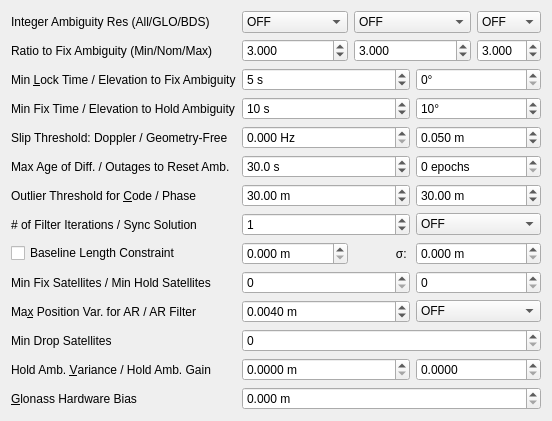
     <widget class="QWidget" name="tabSettings2">
      <attribute name="title">
       <string>Setting&amp;2</string>
      </attribute>
      <layout class="QGridLayout" name="gridLayout_2">
       <item row="2" column="4">
        <widget class="QDoubleSpinBox" name="sBValidThresARMax">
         <property name="toolTip">
          <string>&lt;html&gt;&lt;head/&gt;&lt;body&gt;&lt;p&gt;Set the nominal integer ambiguity validation threshold for ʺratio‐testʺ, which uses the ratio of squared residuals of the best integer vector to the second‐best vector. (option: &lt;span style=&quot; font-style:italic;&quot;&gt;pos2-arthres6&lt;/span&gt;).&lt;/p&gt;&lt;p&gt;If min and max values are set equal to the nominal value then the ratio is fixed, else the ratio will be adjusted by the number of satellites. The nominal value is used for 8 satellite pairs and is adjusted lower as the number of satellites increases and higher as it decreases .&lt;/p&gt;&lt;/body&gt;&lt;/html&gt;</string>
         </property>
         <property name="decimals">
          <number>3</number>
         </property>
         <property name="value">
          <double>3.000000000000000</double>
         </property>
        </widget>
       </item>
       <item row="0" column="1">
        <widget class="QComboBox" name="cBAmbiguityResolution">
         <property name="toolTip">
          <string>&lt;html&gt;&lt;head/&gt;&lt;body&gt;&lt;p&gt;Define integer ambiguity resolution strategy (option &lt;span style=&quot; font-style:italic;&quot;&gt;pos2-armode&lt;/span&gt;)&lt;/p&gt;&lt;/body&gt;&lt;/html&gt;</string>
         </property>
         <item>
          <property name="text">
           <string>OFF</string>
          </property>
         </item>
         <item>
          <property name="text">
           <string>Continuous</string>
          </property>
         </item>
         <item>
          <property name="text">
           <string>Instantaneous</string>
          </property>
         </item>
         <item>
          <property name="text">
           <string>Fix and Hold</string>
          </property>
         </item>
        </widget>
       </item>
       <item row="16" column="3" colspan="2">
        <widget class="QDoubleSpinBox" name="sBBaselineSig">
         <property name="toolTip">
          <string>&lt;html&gt;&lt;head/&gt;&lt;body&gt;&lt;p&gt;Define the standard deviation of the baseline length constraint in moving‐base mode (option: &lt;span style=&quot; font-style:italic;&quot;&gt;pos2-basesig).&lt;/span&gt;&lt;/p&gt;&lt;/body&gt;&lt;/html&gt;</string>
         </property>
         <property name="suffix">
          <string> m</string>
         </property>
         <property name="decimals">
          <number>3</number>
         </property>
         <property name="maximum">
          <double>1000000.000000000000000</double>
         </property>
        </widget>
       </item>
       <item row="2" column="0">
        <widget class="QLabel" name="LabelRatio">
         <property name="text">
          <string>Ratio to Fix Ambiguity (Min/Nom/Max)</string>
         </property>
         <property name="buddy">
          <cstring>sBValidThresARMin</cstring>
         </property>
        </widget>
       </item>
       <item row="18" column="1" colspan="2">
        <widget class="QDoubleSpinBox" name="sBMaxPositionVarAR">
         <property name="toolTip">
          <string>&lt;html&gt;&lt;head/&gt;&lt;body&gt;&lt;p&gt;Maximum position variance for ambiguity resolution (option: &lt;span style=&quot; font-style:italic;&quot;&gt;pos2-arthres1&lt;/span&gt;).&lt;/p&gt;&lt;/body&gt;&lt;/html&gt;</string>
         </property>
         <property name="suffix">
          <string> m</string>
         </property>
         <property name="decimals">
          <number>4</number>
         </property>
         <property name="value">
          <double>0.004000000000000</double>
         </property>
        </widget>
       </item>
       <item row="0" column="0">
        <widget class="QLabel" name="Label25">
         <property name="text">
          <string>Integer Ambiguity Res (All/GLO/BDS)</string>
         </property>
         <property name="buddy">
          <cstring>cBAmbiguityResolution</cstring>
         </property>
        </widget>
       </item>
       <item row="5" column="1" colspan="2">
        <widget class="QSpinBox" name="sBLockCountFixAmbiguity">
         <property name="toolTip">
          <string>&lt;html&gt;&lt;head/&gt;&lt;body&gt;&lt;p&gt;Define the minimum lock count to fix integer ambiguity. If the lock count is less than the value, the ambiguity is excluded from the fixed integer vector (option: &lt;span style=&quot; font-style:italic;&quot;&gt;pos2-arlockcnt&lt;/span&gt;).&lt;/p&gt;&lt;/body&gt;&lt;/html&gt;</string>
         </property>
         <property name="suffix">
          <string> s</string>
         </property>
         <property name="maximum">
          <number>3600</number>
         </property>
         <property name="value">
          <number>5</number>
         </property>
        </widget>
       </item>
       <item row="7" column="0">
        <widget class="QLabel" name="LabelHold">
         <property name="text">
          <string>Min Fix Time / Elevation to Hold Ambiguity</string>
         </property>
         <property name="buddy">
          <cstring>sBFixCountHoldAmbiguity</cstring>
         </property>
        </widget>
       </item>
       <item row="17" column="1" colspan="2">
        <widget class="QSpinBox" name="sBMinFixSats">
         <property name="toolTip">
          <string>&lt;html&gt;&lt;head/&gt;&lt;body&gt;&lt;p&gt;Minimum ambiguities required for fix (option: &lt;span style=&quot; font-style:italic;&quot;&gt;pos2-minfixsats&lt;/span&gt;).&lt;/p&gt;&lt;/body&gt;&lt;/html&gt;</string>
         </property>
        </widget>
       </item>
       <item row="16" column="1">
        <widget class="QDoubleSpinBox" name="sBBaselineLen">
         <property name="toolTip">
          <string>&lt;html&gt;&lt;head/&gt;&lt;body&gt;&lt;p&gt;Define the constraint of the baseline length in moving‐base mode (option: &lt;span style=&quot; font-style:italic;&quot;&gt;pos2-baselen).&lt;/span&gt;&lt;/p&gt;&lt;/body&gt;&lt;/html&gt;</string>
         </property>
         <property name="suffix">
          <string> m</string>
         </property>
         <property name="decimals">
          <number>3</number>
         </property>
         <property name="maximum">
          <double>1000000.000000000000000</double>
         </property>
        </widget>
       </item>
       <item row="0" column="4">
        <widget class="QComboBox" name="cBAmbiguityResolutionBDS">
         <property name="toolTip">
          <string>&lt;html&gt;&lt;head/&gt;&lt;body&gt;&lt;p&gt;Define integer ambiguity resolution strategy for BDS (option &lt;span style=&quot; font-style:italic;&quot;&gt;pos2-bdsarmode&lt;/span&gt;)&lt;/p&gt;&lt;/body&gt;&lt;/html&gt;</string>
         </property>
         <item>
          <property name="text">
           <string>OFF</string>
          </property>
         </item>
         <item>
          <property name="text">
           <string>ON</string>
          </property>
         </item>
        </widget>
       </item>
       <item row="9" column="3" colspan="2">
        <widget class="QDoubleSpinBox" name="sBSlipThreshold">
         <property name="toolTip">
          <string>&lt;html&gt;&lt;head/&gt;&lt;body&gt;&lt;p&gt;Define the cycle‐slip threshold of geometry‐free LC carrier‐phase difference between epochs (option: &lt;span style=&quot; font-style:italic;&quot;&gt;pos2-slipthres&lt;/span&gt;)&lt;/p&gt;&lt;/body&gt;&lt;/html&gt;</string>
         </property>
         <property name="suffix">
          <string> m</string>
         </property>
         <property name="decimals">
          <number>3</number>
         </property>
         <property name="value">
          <double>0.050000000000000</double>
         </property>
        </widget>
       </item>
       <item row="16" column="2">
        <widget class="QLabel" name="label">
         <property name="text">
          <string>σ: </string>
         </property>
         <property name="alignment">
          <set>Qt::AlignmentFlag::AlignRight|Qt::AlignmentFlag::AlignTrailing|Qt::AlignmentFlag::AlignVCenter</set>
         </property>
         <property name="buddy">
          <cstring>sBBaselineSig</cstring>
         </property>
        </widget>
       </item>
       <item row="18" column="0">
        <widget class="QLabel" name="label_6">
         <property name="text">
          <string>Ma&amp;x Position Var. for AR / AR Filter</string>
         </property>
         <property name="buddy">
          <cstring>sBMaxPositionVarAR</cstring>
         </property>
        </widget>
       </item>
       <item row="11" column="1" colspan="2">
        <widget class="QDoubleSpinBox" name="sBMaxAgeDifferences">
         <property name="toolTip">
          <string>&lt;html&gt;&lt;head/&gt;&lt;body&gt;&lt;p&gt;Define the maximum value of age of differential between the rover and the base station (option: &lt;span style=&quot; font-style:italic;&quot;&gt;pos2-maxage&lt;/span&gt;) &lt;/p&gt;&lt;/body&gt;&lt;/html&gt;</string>
         </property>
         <property name="suffix">
          <string> s</string>
         </property>
         <property name="decimals">
          <number>1</number>
         </property>
         <property name="maximum">
          <double>3600.000000000000000</double>
         </property>
         <property name="value">
          <double>30.000000000000000</double>
         </property>
        </widget>
       </item>
       <item row="5" column="3" colspan="2">
        <widget class="QDoubleSpinBox" name="sBElevationMaskAR">
         <property name="toolTip">
          <string>&lt;html&gt;&lt;head/&gt;&lt;body&gt;&lt;p&gt;Define the minimum elevation angle to fix integer ambiguity. If the elevation angle is less than the value, the ambiguity is excluded from the fixed integer vector (option: &lt;span style=&quot; font-style:italic;&quot;&gt;pos2-arelmask&lt;/span&gt;).&lt;/p&gt;&lt;/body&gt;&lt;/html&gt;</string>
         </property>
         <property name="suffix">
          <string>°</string>
         </property>
         <property name="decimals">
          <number>0</number>
         </property>
         <property name="maximum">
          <double>90.000000000000000</double>
         </property>
        </widget>
       </item>
       <item row="0" column="2" colspan="2">
        <widget class="QComboBox" name="cBAmbiguityResolutionGLO">
         <property name="toolTip">
          <string>&lt;html&gt;&lt;head/&gt;&lt;body&gt;&lt;p&gt;Define integer ambiguity resolution strategy for Glonass (option &lt;span style=&quot; font-style:italic;&quot;&gt;pos2-gloarmode&lt;/span&gt;)&lt;/p&gt;&lt;/body&gt;&lt;/html&gt;</string>
         </property>
         <item>
          <property name="text">
           <string>OFF</string>
          </property>
         </item>
         <item>
          <property name="text">
           <string>ON</string>
          </property>
         </item>
         <item>
          <property name="text">
           <string>Auto Calibration</string>
          </property>
         </item>
         <item>
          <property name="text">
           <string>Fix and Hold</string>
          </property>
         </item>
        </widget>
       </item>
       <item row="9" column="1" colspan="2">
        <widget class="QDoubleSpinBox" name="sBDopplerThreshold">
         <property name="toolTip">
          <string>&lt;html&gt;&lt;head/&gt;&lt;body&gt;&lt;p&gt;Set the cycle-slip threshold (Hz) of difference between doppler and carrier phase difference between epochs, 0 = disabled (option: &lt;span style=&quot; font-style:italic;&quot;&gt;pos2-dopthres).&lt;/span&gt;&lt;/p&gt;&lt;/body&gt;&lt;/html&gt;</string>
         </property>
         <property name="suffix">
          <string> Hz</string>
         </property>
         <property name="decimals">
          <number>3</number>
         </property>
        </widget>
       </item>
       <item row="21" column="1" colspan="4">
        <widget class="QDoubleSpinBox" name="sBGlonassHwBias">
         <property name="toolTip">
          <string>&lt;html&gt;&lt;head/&gt;&lt;body&gt;&lt;p&gt;Set relative GLONASS hardware bias in meters per frequency slot. Used only when pos2-gloarmode is&lt;/p&gt;&lt;p&gt;set to “autocal” and is used to specify the interchannel bias between two different receiver manufacturers  (option: &lt;span style=&quot; font-style:italic;&quot;&gt;pos2-arthres2&lt;/span&gt;).&lt;/p&gt;&lt;/body&gt;&lt;/html&gt;</string>
         </property>
         <property name="suffix">
          <string> m</string>
         </property>
         <property name="decimals">
          <number>3</number>
         </property>
        </widget>
       </item>
       <item row="13" column="1" colspan="2">
        <widget class="QDoubleSpinBox" name="sBRejectCode">
         <property name="toolTip">
          <string>&lt;html&gt;&lt;head/&gt;&lt;body&gt;&lt;p&gt;Set the reject threshold of GDOP (option: &lt;span style=&quot; font-style:italic;&quot;&gt;pos2-rejgdop&lt;/span&gt;). &lt;/p&gt;&lt;p&gt;If the GDOP is over the value, the observable is excluded for the estimation process as an outlier.&lt;/p&gt;&lt;/body&gt;&lt;/html&gt;</string>
         </property>
         <property name="suffix">
          <string> m</string>
         </property>
         <property name="decimals">
          <number>2</number>
         </property>
         <property name="maximum">
          <double>1000.000000000000000</double>
         </property>
         <property name="value">
          <double>30.000000000000000</double>
         </property>
        </widget>
       </item>
       <item row="21" column="0">
        <widget class="QLabel" name="label_8">
         <property name="text">
          <string>&amp;Glonass Hardware Bias</string>
         </property>
         <property name="buddy">
          <cstring>sBGlonassHwBias</cstring>
         </property>
        </widget>
       </item>
       <item row="11" column="0">
        <widget class="QLabel" name="Label14">
         <property name="text">
          <string>Max Age of Diff. / Outages to Reset Amb.</string>
         </property>
         <property name="buddy">
          <cstring>sBMaxAgeDifferences</cstring>
         </property>
        </widget>
       </item>
       <item row="15" column="3" colspan="2">
        <widget class="QComboBox" name="cBSyncSolution">
         <property name="toolTip">
          <string>&lt;html&gt;&lt;head/&gt;&lt;body&gt;&lt;p&gt;Define time synchronization mode of solutions (option: &lt;span style=&quot; font-style:italic;&quot;&gt;pos2-syncsol&lt;/span&gt;)&lt;/p&gt;&lt;/body&gt;&lt;/html&gt;</string>
         </property>
         <item>
          <property name="text">
           <string>OFF</string>
          </property>
         </item>
         <item>
          <property name="text">
           <string>ON</string>
          </property>
         </item>
        </widget>
       </item>
       <item row="13" column="0">
        <widget class="QLabel" name="Label11">
         <property name="text">
          <string>Outlier Threshold for &amp;Code / Phase</string>
         </property>
         <property name="buddy">
          <cstring>sBRejectCode</cstring>
         </property>
        </widget>
       </item>
       <item row="15" column="1" colspan="2">
        <widget class="QSpinBox" name="sBNumIteration">
         <property name="toolTip">
          <string>&lt;html&gt;&lt;head/&gt;&lt;body&gt;&lt;p&gt;Define the number of iteration in the measurement update of the estimation filter (option: &lt;span style=&quot; font-style:italic;&quot;&gt;pos2-niter&lt;/span&gt;). &lt;/p&gt;&lt;p&gt;If the baseline length is very short like 1 m, the iteration may be effective to handle the nonlinearity of measurement equation.&lt;/p&gt;&lt;/body&gt;&lt;/html&gt;</string>
         </property>
         <property name="value">
          <number>1</number>
         </property>
        </widget>
       </item>
       <item row="19" column="0">
        <widget class="QLabel" name="label_5">
         <property name="text">
          <string>Min Drop Satellites</string>
         </property>
         <property name="buddy">
          <cstring>sBMinDropSats</cstring>
         </property>
        </widget>
       </item>
       <item row="9" column="0">
        <widget class="QLabel" name="Label22">
         <property name="text">
          <string>Slip Threshold: Doppler / Geometry-Free</string>
         </property>
         <property name="buddy">
          <cstring>sBDopplerThreshold</cstring>
         </property>
        </widget>
       </item>
       <item row="15" column="0">
        <widget class="QLabel" name="Label37">
         <property name="text">
          <string># of Filter Iterations / Sync Solution</string>
         </property>
         <property name="buddy">
          <cstring>sBNumIteration</cstring>
         </property>
        </widget>
       </item>
       <item row="7" column="3" colspan="2">
        <widget class="QDoubleSpinBox" name="sBElevationMaskHold">
         <property name="toolTip">
          <string>&lt;html&gt;&lt;head/&gt;&lt;body&gt;&lt;p&gt;Define the minimum elevation angle to hold ambiguity in ʺFix and Holdʺ integer ambiguity resolution mode (option: &lt;span style=&quot; font-style:italic;&quot;&gt;pos2-elmaskhold&lt;/span&gt;)&lt;/p&gt;&lt;/body&gt;&lt;/html&gt;</string>
         </property>
         <property name="suffix">
          <string>°</string>
         </property>
         <property name="decimals">
          <number>0</number>
         </property>
         <property name="maximum">
          <double>90.000000000000000</double>
         </property>
         <property name="value">
          <double>10.000000000000000</double>
         </property>
        </widget>
       </item>
       <item row="17" column="3" colspan="2">
        <widget class="QSpinBox" name="sBMinHoldSats">
         <property name="toolTip">
          <string>&lt;html&gt;&lt;head/&gt;&lt;body&gt;&lt;p&gt;Minimum ambiguities required for hold (option: &lt;span style=&quot; font-style:italic;&quot;&gt;pos2-minholdsats&lt;/span&gt;).&lt;/p&gt;&lt;/body&gt;&lt;/html&gt;</string>
         </property>
        </widget>
       </item>
       <item row="2" column="2" colspan="2">
        <widget class="QDoubleSpinBox" name="sBValidThresAR">
         <property name="toolTip">
          <string>&lt;html&gt;&lt;head/&gt;&lt;body&gt;&lt;p&gt;Set the nominal integer ambiguity validation threshold for ʺratio‐testʺ, which uses the ratio of squared residuals of the best integer vector to the second‐best vector. (option: &lt;span style=&quot; font-style:italic;&quot;&gt;pos2-arthres&lt;/span&gt;).&lt;/p&gt;&lt;p&gt;If min and max values are set equal to the nominal value then the ratio is fixed, else the ratio will be adjusted by the number of satellites. The nominal value is used for 8 satellite pairs and is adjusted lower as the number of satellites increases and higher as it decreases .&lt;/p&gt;&lt;/body&gt;&lt;/html&gt;</string>
         </property>
         <property name="decimals">
          <number>3</number>
         </property>
         <property name="value">
          <double>3.000000000000000</double>
         </property>
        </widget>
       </item>
       <item row="7" column="1" colspan="2">
        <widget class="QSpinBox" name="sBFixCountHoldAmbiguity">
         <property name="toolTip">
          <string>&lt;html&gt;&lt;head/&gt;&lt;body&gt;&lt;p&gt;Define the minimum fix count to hold ambiguity in &amp;quot;Fix and Hold&amp;quot; integer ambiguity resolution mode (option: &lt;span style=&quot; font-style:italic;&quot;&gt;pos2-arminfix&lt;/span&gt;).&lt;/p&gt;&lt;/body&gt;&lt;/html&gt;</string>
         </property>
         <property name="suffix">
          <string> s</string>
         </property>
         <property name="maximum">
          <number>1000</number>
         </property>
         <property name="value">
          <number>10</number>
         </property>
        </widget>
       </item>
       <item row="13" column="3" colspan="2">
        <widget class="QDoubleSpinBox" name="sBRejectPhase">
         <property name="toolTip">
          <string>&lt;html&gt;&lt;head/&gt;&lt;body&gt;&lt;p&gt;Set the reject threshold of the kalman filter innovations (option: &lt;span style=&quot; font-style:italic;&quot;&gt;pos2-rejionn&lt;/span&gt;). &lt;/p&gt;&lt;p&gt;If the carrier phase innovation is over the value, the observable is excluded for the estimation process as an outlier. The innovation threshold is multiplied by the carrier phase/pseudorange error ratio to generate the threshold for pseudorange innovations.&lt;/p&gt;&lt;/body&gt;&lt;/html&gt;</string>
         </property>
         <property name="suffix">
          <string> m</string>
         </property>
         <property name="decimals">
          <number>2</number>
         </property>
         <property name="maximum">
          <double>1000.000000000000000</double>
         </property>
         <property name="value">
          <double>30.000000000000000</double>
         </property>
        </widget>
       </item>
       <item row="5" column="0">
        <widget class="QLabel" name="Label13">
         <property name="text">
          <string>Min &amp;Lock Time / Elevation to Fix Ambiguity</string>
         </property>
         <property name="buddy">
          <cstring>sBLockCountFixAmbiguity</cstring>
         </property>
        </widget>
       </item>
       <item row="2" column="1">
        <widget class="QDoubleSpinBox" name="sBValidThresARMin">
         <property name="toolTip">
          <string>&lt;html&gt;&lt;head/&gt;&lt;body&gt;&lt;p&gt;Set the nominal integer ambiguity validation threshold for ʺratio‐testʺ, which uses the ratio of squared residuals of the best integer vector to the second‐best vector. (option: &lt;span style=&quot; font-style:italic;&quot;&gt;pos2-arthres5&lt;/span&gt;).&lt;/p&gt;&lt;p&gt;If min and max values are set equal to the nominal value then the ratio is fixed, else the ratio will be adjusted by the number of satellites. The nominal value is used for 8 satellite pairs and is adjusted lower as the number of satellites increases and higher as it decreases .&lt;/p&gt;&lt;/body&gt;&lt;/html&gt;</string>
         </property>
         <property name="decimals">
          <number>3</number>
         </property>
         <property name="value">
          <double>3.000000000000000</double>
         </property>
        </widget>
       </item>
       <item row="17" column="0">
        <widget class="QLabel" name="LabelMinSat">
         <property name="text">
          <string>Min Fix Satellites / Min Hold Satellites</string>
         </property>
         <property name="buddy">
          <cstring>sBMinFixSats</cstring>
         </property>
        </widget>
       </item>
       <item row="16" column="0">
        <widget class="QCheckBox" name="cBBaselineConstrain">
         <property name="toolTip">
          <string>Constrain the baseline length</string>
         </property>
         <property name="text">
          <string>Baseline Length Constraint</string>
         </property>
        </widget>
       </item>
       <item row="11" column="3" colspan="2">
        <widget class="QSpinBox" name="sBOutageCountResetAmbiguity">
         <property name="toolTip">
          <string>&lt;html&gt;&lt;head/&gt;&lt;body&gt;&lt;p&gt;Set the outage count to reset ambiguity. If the data outage count is over the value, the estimated ambiguity is reset to the initial value (option &lt;span style=&quot; font-style:italic;&quot;&gt;pos2-aroutcnt).&lt;/span&gt;&lt;span style=&quot; font-family:'monospace';&quot;&gt;&lt;br/&gt;&lt;/span&gt;&lt;/p&gt;&lt;/body&gt;&lt;/html&gt;</string>
         </property>
         <property name="suffix">
          <string> epochs</string>
         </property>
        </widget>
       </item>
       <item row="20" column="0">
        <widget class="QLabel" name="label_7">
         <property name="text">
          <string>Hold Amb. &amp;Variance / Hold Amb. Gain</string>
         </property>
         <property name="buddy">
          <cstring>sBVarHoldAmb</cstring>
         </property>
        </widget>
       </item>
       <item row="19" column="1" colspan="4">
        <widget class="QSpinBox" name="sBMinDropSats">
         <property name="toolTip">
          <string>&lt;html&gt;&lt;head/&gt;&lt;body&gt;&lt;p&gt;Minimum ambiguities required to enable exclusion of a single satellite from ambiguity resolution each epoch (option: &lt;span style=&quot; font-style:italic;&quot;&gt;pos2-mindropsats&lt;/span&gt;).&lt;/p&gt;&lt;/body&gt;&lt;/html&gt;</string>
         </property>
        </widget>
       </item>
       <item row="20" column="1" colspan="2">
        <widget class="QDoubleSpinBox" name="sBVarHoldAmb">
         <property name="toolTip">
          <string>&lt;html&gt;&lt;head/&gt;&lt;body&gt;&lt;p&gt;Set variance for ambiguity hold feedback. Acts asinverse ambiguity tracking gain (option: &lt;span style=&quot; font-style:italic;&quot;&gt;pos2-varholdamb&lt;/span&gt;).&lt;/p&gt;&lt;/body&gt;&lt;/html&gt;</string>
         </property>
         <property name="suffix">
          <string> m</string>
         </property>
         <property name="decimals">
          <number>4</number>
         </property>
        </widget>
       </item>
       <item row="20" column="3" colspan="2">
        <widget class="QDoubleSpinBox" name="sBGainHoldAmb">
         <property name="toolTip">
          <string>&lt;html&gt;&lt;head/&gt;&lt;body&gt;&lt;p&gt;Gain for GLONASS IF bias nulls when using GLONASS “Fix and Hold” AR mode (option: &lt;span style=&quot; font-style:italic;&quot;&gt;pos2-gainholdamb&lt;/span&gt;).&lt;/p&gt;&lt;/body&gt;&lt;/html&gt;</string>
         </property>
         <property name="decimals">
          <number>4</number>
         </property>
        </widget>
       </item>
       <item row="18" column="3" colspan="2">
        <widget class="QComboBox" name="cBARFilter">
         <property name="toolTip">
          <string>&lt;html&gt;&lt;head/&gt;&lt;body&gt;&lt;p&gt;Require AR qualification of new or returning satellites after cycle slip (option: &lt;span style=&quot; font-style:italic;&quot;&gt;pos2-arfilter&lt;/span&gt;).&lt;/p&gt;&lt;/body&gt;&lt;/html&gt;</string>
         </property>
         <item>
          <property name="text">
           <string>OFF</string>
          </property>
         </item>
         <item>
          <property name="text">
           <string>ON</string>
          </property>
         </item>
        </widget>
       </item>
      </layout>
     </widget>
